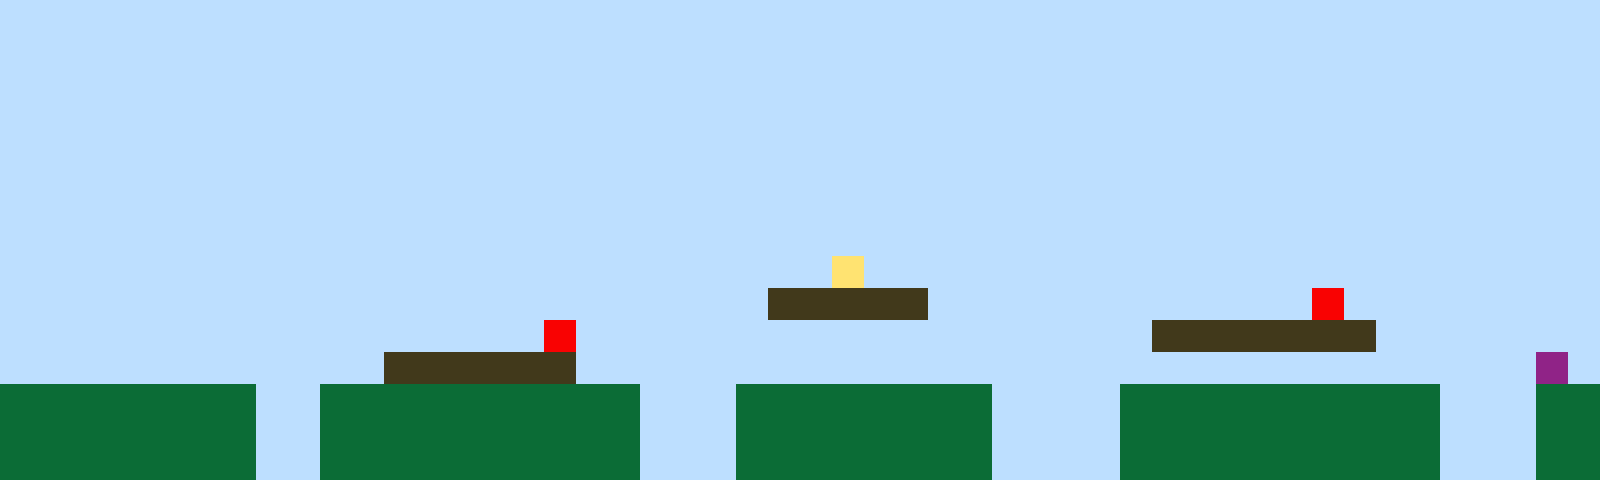

A 2D game scene composited from a Tiled map and its tileset images. What follows is a short description and the map's XML, with every tile layer's data as written:
An orthogonal 50x15 tile map with 32x32 px tiles, 1 tile layer (Tile Layer 1).

<map version="1.10" tiledversion="1.11.2" orientation="orthogonal" renderorder="right-up" width="50" height="15" tilewidth="32" tileheight="32" infinite="0" nextlayerid="2" nextobjectid="1"><editorsettings><export target="map1.csv" format="csv" /></editorsettings><tileset firstgid="1" name="sprites" tilewidth="32" tileheight="32" tilecount="6" columns="3"><image source="sprites.png" width="96" height="64" /></tileset><layer id="1" name="Tile Layer 1" width="50" height="15"><data encoding="csv">1,1,1,1,1,1,1,1,1,1,1,1,1,1,1,1,1,1,1,1,1,1,1,1,1,1,1,1,1,1,1,1,1,1,1,1,1,1,1,1,1,1,1,1,1,1,1,1,1,1,1,1,1,1,1,1,1,1,1,1,1,1,1,1,1,1,1,1,1,1,1,1,1,1,1,1,1,1,1,1,1,1,1,1,1,1,1,1,1,1,1,1,1,1,1,1,1,1,1,1,1,1,1,1,1,1,1,1,1,1,1,1,1,1,1,1,1,1,1,1,1,1,1,1,1,1,1,1,1,1,1,1,1,1,1,1,1,1,1,1,1,1,1,1,1,1,1,1,1,1,1,1,1,1,1,1,1,1,1,1,1,1,1,1,1,1,1,1,1,1,1,1,1,1,1,1,1,1,1,1,1,1,1,1,1,1,1,1,1,1,1,1,1,1,1,1,1,1,1,1,1,1,1,1,1,1,1,1,1,1,1,1,1,1,1,1,1,1,1,1,1,1,1,1,1,1,1,1,1,1,1,1,1,1,1,1,1,1,1,1,1,1,1,1,1,1,1,1,1,1,1,1,1,1,1,1,1,1,1,1,1,1,1,1,1,1,1,1,1,1,1,1,1,1,1,1,1,1,1,1,1,1,1,1,1,1,1,1,1,1,1,1,1,1,1,1,1,1,1,1,1,1,1,1,1,1,1,1,1,1,1,1,1,1,1,1,1,1,1,1,1,1,1,1,1,1,1,1,1,1,1,1,1,1,1,1,1,1,1,1,1,1,1,1,1,1,1,1,1,1,1,1,1,1,1,1,1,1,1,1,1,1,1,1,1,1,1,1,1,1,1,1,1,1,1,1,1,1,1,1,1,1,1,1,1,1,1,1,1,1,1,1,1,1,1,1,1,1,1,1,1,1,1,1,1,1,1,1,1,1,1,1,1,1,1,1,1,1,1,1,1,1,1,1,1,1,4,1,1,1,1,1,1,1,1,1,1,1,1,1,1,1,1,1,1,1,1,1,1,1,1,1,1,1,1,1,1,1,1,1,1,1,1,1,1,1,1,1,1,1,1,1,1,1,3,3,3,3,3,1,1,1,1,1,1,1,1,1,1,1,1,5,1,1,1,1,1,1,1,1,1,1,1,1,1,1,1,1,1,1,1,1,1,1,1,1,1,5,1,1,1,1,1,1,1,1,1,1,1,1,1,1,1,1,1,1,3,3,3,3,3,3,3,1,1,1,1,1,1,1,1,1,1,1,1,1,1,1,1,1,1,1,3,3,3,3,3,3,1,1,1,1,1,1,1,1,1,1,1,1,1,1,1,1,1,1,1,1,1,1,1,1,1,1,1,1,1,1,6,1,2,2,2,2,2,2,2,2,1,1,2,2,2,2,2,2,2,2,2,2,1,1,1,2,2,2,2,2,2,2,2,1,1,1,1,2,2,2,2,2,2,2,2,2,2,1,1,1,2,2,2,2,2,2,2,2,2,2,1,1,2,2,2,2,2,2,2,2,2,2,1,1,1,2,2,2,2,2,2,2,2,1,1,1,1,2,2,2,2,2,2,2,2,2,2,1,1,1,2,2,2,2,2,2,2,2,2,2,1,1,2,2,2,2,2,2,2,2,2,2,1,1,1,2,2,2,2,2,2,2,2,1,1,1,1,2,2,2,2,2,2,2,2,2,2,1,1,1,2,2</data></layer></map>
